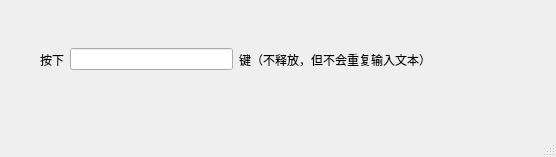
<?xml version="1.0" encoding="UTF-8"?>
<ui version="4.0">
 <class>MainWindow</class>
 <widget class="QMainWindow" name="MainWindow">
  <property name="geometry">
   <rect>
    <x>0</x>
    <y>0</y>
    <width>556</width>
    <height>157</height>
   </rect>
  </property>
  <property name="windowTitle">
   <string>MainWindow</string>
  </property>
  <widget class="QWidget" name="centralwidget">
   <widget class="QWidget" name="widget" native="true">
    <property name="geometry">
     <rect>
      <x>40</x>
      <y>40</y>
      <width>391</width>
      <height>39</height>
     </rect>
    </property>
    <layout class="QHBoxLayout" name="horizontalLayout_2">
     <item>
      <widget class="QLabel" name="label_2">
       <property name="text">
        <string>按下</string>
       </property>
      </widget>
     </item>
     <item>
      <widget class="QLineEdit" name="lineEdit_key"/>
     </item>
     <item>
      <widget class="QLabel" name="label_3">
       <property name="text">
        <string>键（不释放，但不会重复输入文本）</string>
       </property>
      </widget>
     </item>
    </layout>
    <zorder>label_3</zorder>
    <zorder>label_2</zorder>
    <zorder>lineEdit_key</zorder>
   </widget>
  </widget>
  <widget class="QMenuBar" name="menubar">
   <property name="geometry">
    <rect>
     <x>0</x>
     <y>0</y>
     <width>556</width>
     <height>23</height>
    </rect>
   </property>
  </widget>
  <widget class="QStatusBar" name="statusbar"/>
 </widget>
 <resources/>
 <connections/>
</ui>
